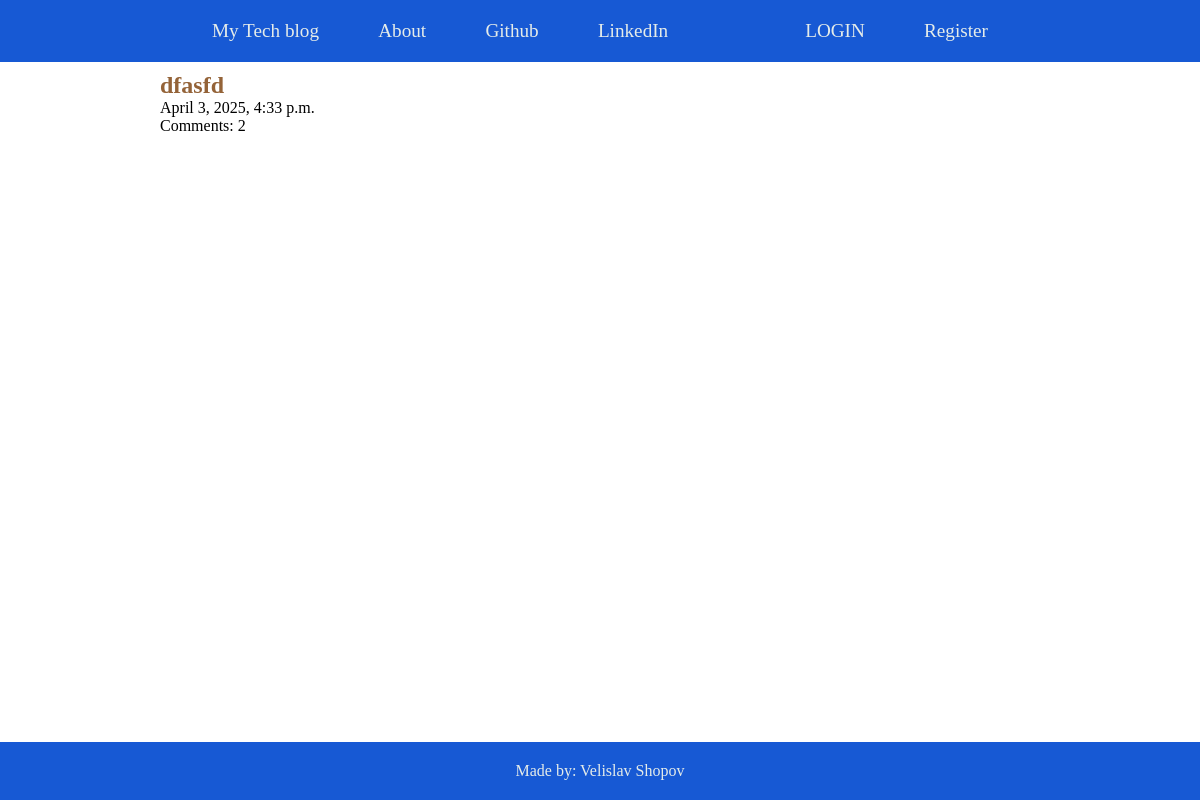
The app's page /, older data.
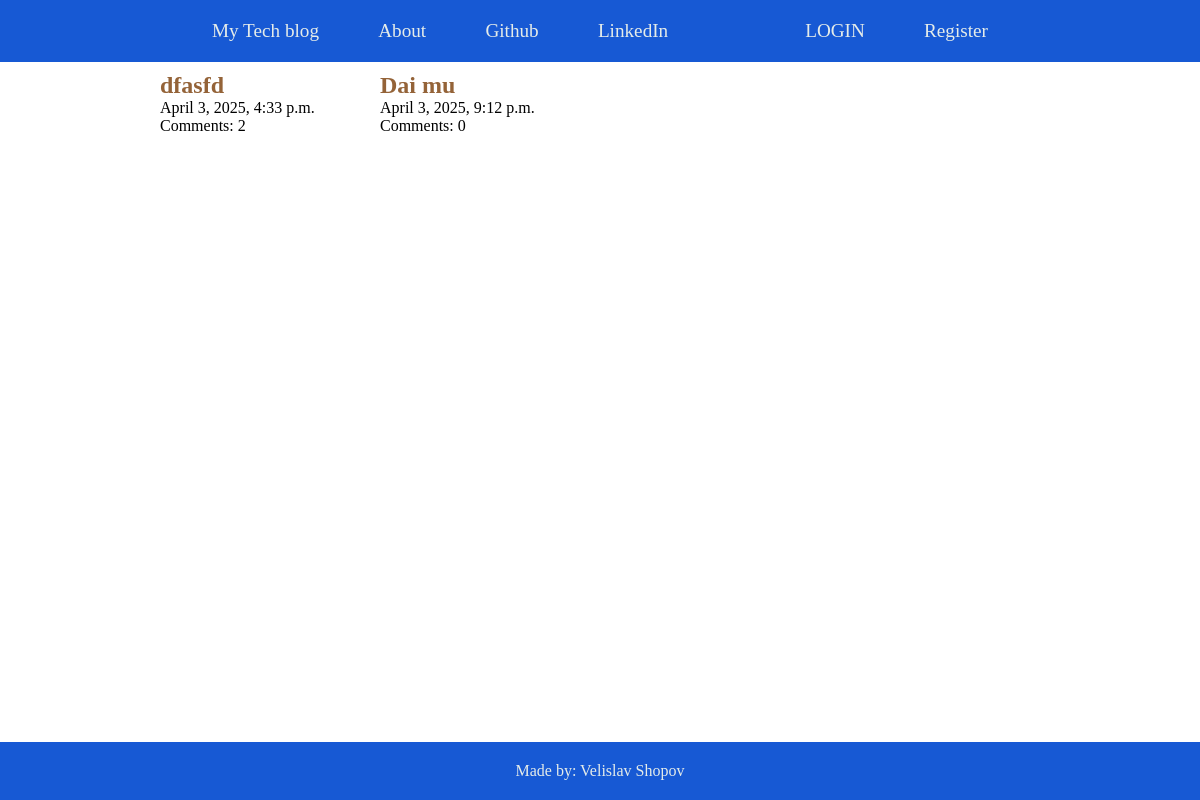
The same page, newer data.
### main_app/models.py (models this page shows)
class Post(models.Model):
    author = models.ForeignKey(User, on_delete=models.CASCADE)
    title = models.CharField(max_length=100)
    content = models.TextField()
    date_posted = models.DateTimeField(auto_now_add=True)
    is_published = models.BooleanField(default=False)

### main_app/views.py (the view)
# urls.py: path('', views.HomePageView.as_view(), name='index'),
class HomePageView(View):
    template_name = 'main_app/index.html'
    def get(self, request):
        context = dict()
        context['posts'] = Post.objects.filter(is_published=True)
        context['user'] = request.user
        return render(request,self.template_name, context)

### templates/main_app/index.html (shortened to what this page needs)
{% extends 'main_app/base.html' %}
{% load static %}
{% block extra_css %}
    <link rel="stylesheet" href="{% static 'css/index_styles.css' %}">
{% endblock %}
{% block main %}
    <section>
        {% for post in posts %}
            <div class="post_container">
                <h1><a href="{% url 'main_app:post_detail' pk=post.pk%}">{{ post.title }}</a></h1>
                <p>{{ post.date_posted }}</p>
                <p>Comments: {{ post.comments.count }}</p>
            </div>
        {% endfor %}
    </section>
{% endblock %}

Row changes from the older to the newer data that the page shows:
added Post: title "Dai mu", date_posted "April 3, 2025, 9:12 p.m.", comments.count "0"
